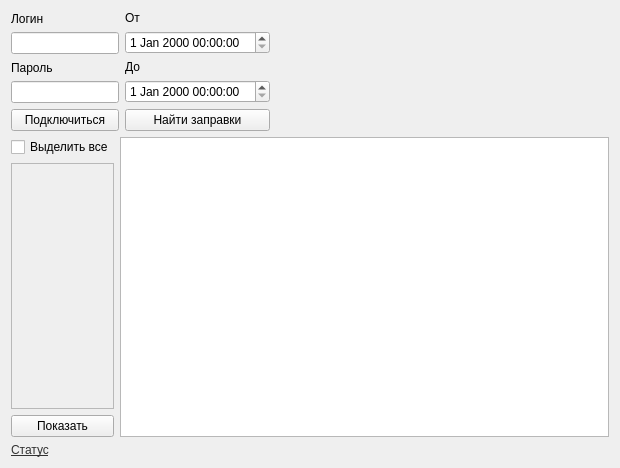
<?xml version="1.0" encoding="UTF-8"?>
<ui version="4.0">
 <class>FormBadTransactions</class>
 <widget class="QWidget" name="FormBadTransactions">
  <property name="geometry">
   <rect>
    <x>0</x>
    <y>0</y>
    <width>620</width>
    <height>468</height>
   </rect>
  </property>
  <property name="windowTitle">
   <string>Form</string>
  </property>
  <layout class="QVBoxLayout" name="verticalLayout_4">
   <item>
    <layout class="QHBoxLayout" name="horizontalLayout">
     <item>
      <layout class="QVBoxLayout" name="verticalLayout">
       <item>
        <widget class="QLabel" name="label_2">
         <property name="text">
          <string>Логин</string>
         </property>
        </widget>
       </item>
       <item>
        <widget class="QLineEdit" name="LineEditLogin">
         <property name="sizePolicy">
          <sizepolicy hsizetype="Preferred" vsizetype="Fixed">
           <horstretch>0</horstretch>
           <verstretch>0</verstretch>
          </sizepolicy>
         </property>
         <property name="echoMode">
          <enum>QLineEdit::Password</enum>
         </property>
        </widget>
       </item>
       <item>
        <widget class="QLabel" name="label_3">
         <property name="text">
          <string>Пароль</string>
         </property>
        </widget>
       </item>
       <item>
        <widget class="QLineEdit" name="LineEditPassword">
         <property name="sizePolicy">
          <sizepolicy hsizetype="Preferred" vsizetype="Fixed">
           <horstretch>0</horstretch>
           <verstretch>0</verstretch>
          </sizepolicy>
         </property>
         <property name="echoMode">
          <enum>QLineEdit::Password</enum>
         </property>
        </widget>
       </item>
       <item>
        <widget class="QPushButton" name="PushButtonConnect">
         <property name="text">
          <string>Подключиться</string>
         </property>
        </widget>
       </item>
      </layout>
     </item>
     <item>
      <layout class="QVBoxLayout" name="verticalLayout_2">
       <item>
        <widget class="QLabel" name="label">
         <property name="text">
          <string>От</string>
         </property>
        </widget>
       </item>
       <item>
        <widget class="QDateTimeEdit" name="DateTimeEditStart"/>
       </item>
       <item>
        <widget class="QLabel" name="label_4">
         <property name="text">
          <string>До</string>
         </property>
        </widget>
       </item>
       <item>
        <widget class="QDateTimeEdit" name="DateTimeEditEnd"/>
       </item>
       <item>
        <widget class="QPushButton" name="PushButtonFindAgzs">
         <property name="text">
          <string>Найти заправки</string>
         </property>
        </widget>
       </item>
      </layout>
     </item>
     <item>
      <spacer name="horizontalSpacer">
       <property name="orientation">
        <enum>Qt::Horizontal</enum>
       </property>
       <property name="sizeHint" stdset="0">
        <size>
         <width>40</width>
         <height>20</height>
        </size>
       </property>
      </spacer>
     </item>
    </layout>
   </item>
   <item>
    <layout class="QHBoxLayout" name="horizontalLayout_2">
     <item>
      <layout class="QVBoxLayout" name="verticalLayout_3">
       <item>
        <widget class="QCheckBox" name="CheckBoxCheckAll">
         <property name="text">
          <string>Выделить все</string>
         </property>
        </widget>
       </item>
       <item>
        <widget class="QScrollArea" name="ScrollAreaAgzss">
         <property name="sizePolicy">
          <sizepolicy hsizetype="Preferred" vsizetype="Expanding">
           <horstretch>0</horstretch>
           <verstretch>0</verstretch>
          </sizepolicy>
         </property>
         <property name="minimumSize">
          <size>
           <width>100</width>
           <height>0</height>
          </size>
         </property>
         <property name="widgetResizable">
          <bool>true</bool>
         </property>
         <widget class="QWidget" name="scrollAreaWidgetContents">
          <property name="geometry">
           <rect>
            <x>0</x>
            <y>0</y>
            <width>98</width>
            <height>246</height>
           </rect>
          </property>
         </widget>
        </widget>
       </item>
       <item>
        <widget class="QPushButton" name="PushButtonFind">
         <property name="text">
          <string>Показать</string>
         </property>
        </widget>
       </item>
      </layout>
     </item>
     <item>
      <widget class="QTableView" name="tableView"/>
     </item>
    </layout>
   </item>
   <item>
    <widget class="QLabel" name="LabelStatus">
     <property name="font">
      <font>
       <italic>false</italic>
       <underline>true</underline>
      </font>
     </property>
     <property name="styleSheet">
      <string notr="true">color: rgb(50,50,50); </string>
     </property>
     <property name="text">
      <string>Статус</string>
     </property>
     <property name="alignment">
      <set>Qt::AlignLeading|Qt::AlignLeft|Qt::AlignTop</set>
     </property>
     <property name="wordWrap">
      <bool>false</bool>
     </property>
    </widget>
   </item>
  </layout>
 </widget>
 <resources/>
 <connections/>
</ui>
